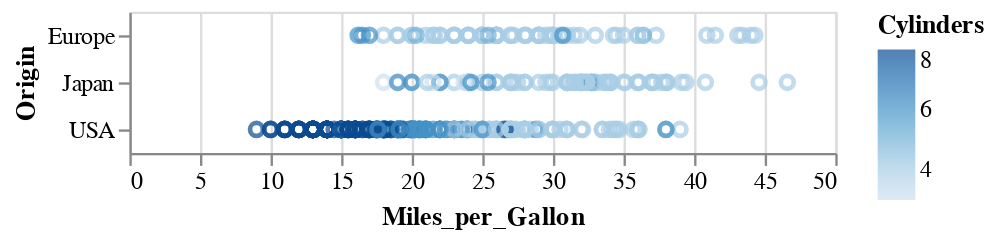

Write notebook code for a chart like this one.
### Markdown cell above
Try this with the categorical variables in the second dataset as well.

What about the $y$ axis?

### Code cell
alt.Chart(cars).mark_point().encode(
    y='Origin',
    x='Miles_per_Gallon',
    color='Cylinders',
).interactive()

### Figure 1 — Vega-Lite specification as saved in the notebook (floating-point values rounded to 4 significant figures; data arrays with more than 128 entries replaced by an {"elided": "..."} marker saying what was removed)
{"$schema": "https://vega.github.io/schema/vega-lite/v5.20.1.json", "config": {"view": {"continuousHeight": 300, "continuousWidth": 300}}, "data": {"name": "data-583e73726c1545c56c203344161a975c"}, "datasets": {"data-583e73726c1545c56c203344161a975c": {"elided": "406 records"}}, "encoding": {"color": {"field": "Cylinders", "type": "quantitative"}, "x": {"field": "Miles_per_Gallon", "type": "quantitative"}, "y": {"field": "Origin", "type": "nominal"}}, "mark": {"type": "point"}, "params": [{"bind": "scales", "name": "param_3", "select": {"encodings": ["x", "y"], "type": "interval"}}]}
